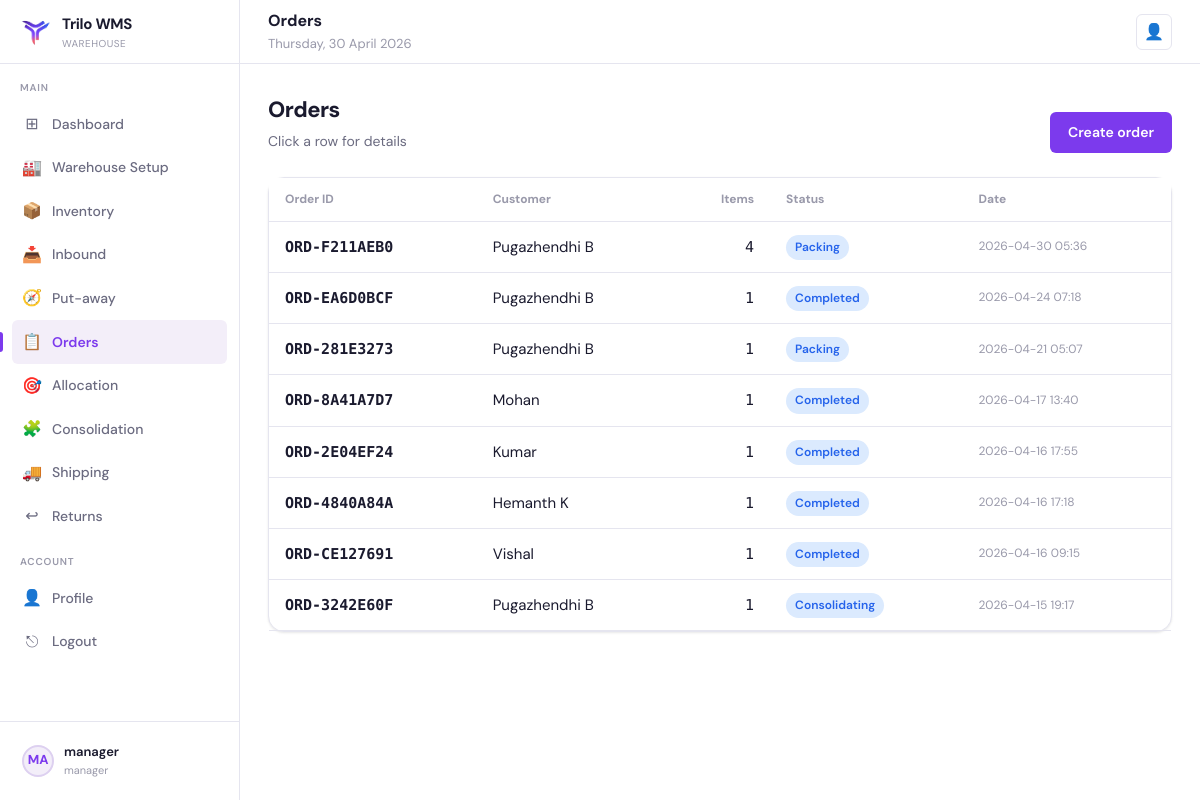
The page /orders/ (signed in) on the database its author committed.
### core/models.py (models this page shows, shortened)
class User(AbstractUser):
    class Role(models.TextChoices):
        ADMIN = "admin", "Admin"
        MANAGER = "manager", "Manager"
        PICKER = "picker", "Picker"
        PUTAWAY = "putaway", "Putaway"
        PACKER = "packer", "Packer"
    role = models.CharField(max_length=20, choices=Role.choices, default=Role.PICKER)
    employee_id = models.CharField(max_length=32, unique=True)
    warehouse = models.CharField(max_length=120, blank=True, null=True)
    assigned_warehouse = models.ForeignKey(
        "Warehouse",
        on_delete=models.SET_NULL,
        null=True,
        blank=True,
        related_name="workers",
    )

class Order(models.Model):
    class Status(models.TextChoices):
        PENDING = "pending", "Pending"
        ALLOCATED = "allocated", "Allocated"
        PICKING = "picking", "Picking"
        CONSOLIDATING = "consolidating", "Consolidating"
        PACKING = "packing", "Packing"
        SHIPPED = "shipped", "Shipped"
        COMPLETED = "completed", "Completed"
        CANCELLED = "cancelled", "Cancelled"
    class AllocationStatus(models.TextChoices):
        NOT_ALLOCATED = "not_allocated", "Not Allocated"
        PARTIALLY_ALLOCATED = "partially_allocated", "Partially Allocated"
        FULLY_ALLOCATED = "fully_allocated", "Fully Allocated"
    order_id = models.CharField(max_length=40, unique=True, db_index=True)
    customer_name = models.CharField(max_length=200)
    customer_phone = models.CharField(max_length=40, blank=True, default="")
    delivery_address = models.TextField(blank=True, default="")
    status = models.CharField(max_length=20, choices=Status.choices, default=Status.PENDING)
    allocation_status = models.CharField(
        max_length=30, choices=AllocationStatus.choices, default=AllocationStatus.NOT_ALLOCATED
    )
    on_hold = models.BooleanField(default=False)
    created_at = models.DateTimeField(auto_now_add=True)

### core/views.py (the view)
# urls.py: path("orders/", views.orders_list, name="orders_list"),
@login_required
@role_required("admin", "manager")
def orders_list(request):
    orders = Order.objects.annotate(items_count=Count("items")).order_by("-created_at")[:200]
    return render(request, "orders/orders_list.html", {"orders": orders, "today_str": now_date_str()})

### core/utils.py (called while the page is built)
def now_date_str() -> str:
    return timezone.localdate().strftime("%A, %d %B %Y")

### core/templates/orders/orders_list.html (shortened to what this page needs)
{% extends "base.html" %}
{% block header_title %}Orders{% endblock %}
{% block content %}
  <div class="page-header" style="display:flex;justify-content:space-between;align-items:flex-end;gap:12px">
    <div>
      <div class="page-title">Orders</div>
      <div class="page-subtitle">Click a row for details</div>
    </div>
    <a class="btn btn-primary" href="/orders/create/">Create order</a>
  </div>
  <div class="card">
    <div class="card-body" style="padding:0">
      <table style="width:100%; border-collapse:collapse">
        <thead>
          <tr style="background:var(--bg); border-bottom:1px solid var(--border)">
            <th style="text-align:left; padding:12px 16px; font-size:12px; color:var(--text-muted)">Order ID</th>
            <th style="text-align:left; padding:12px 16px; font-size:12px; color:var(--text-muted)">Customer</th>
            <th style="text-align:right; padding:12px 16px; font-size:12px; color:var(--text-muted)">Items</th>
            <th style="text-align:left; padding:12px 16px; font-size:12px; color:var(--text-muted)">Status</th>
            <th style="text-align:left; padding:12px 16px; font-size:12px; color:var(--text-muted)">Date</th>
          </tr>
        </thead>
        <tbody>
          {% for o in orders %}
            <tr style="border-bottom:1px solid var(--border); cursor:pointer" onclick="window.location='/orders/{{ o.id }}/'">
              <td style="padding:12px 16px; font-family:var(--mono); font-weight:700">{{ o.order_id }}</td>
              <td style="padding:12px 16px">{{ o.customer_name }}</td>
              <td style="padding:12px 16px; text-align:right; font-family:var(--mono)">{{ o.items_count }}</td>
              <td style="padding:12px 16px"><span class="badge badge-info">{{ o.get_status_display }}</span></td>
              <td style="padding:12px 16px" class="muted">{{ o.created_at|date:"Y-m-d H:i" }}</td>
            </tr>
          {% empty %}
            <tr><td colspan="5" style="padding:16px" class="muted">No orders yet.</td></tr>
          {% endfor %}
        </tbody>
      </table>
    </div>
  </div>
{% endblock %}

### core/templates/base.html (shortened to what this page needs)
{% load static %}
<!DOCTYPE html>
<html lang="en">
<head>
  <link rel="stylesheet" href="{% static 'css/base.css' %}"/>
</head>
<body class="{% block body_class %}{% endblock %}">
  {% block layout %}
  <div class="layout">
    <aside class="sidebar">
      <div class="sidebar-logo">
        <div class="logo-icon"><img src="{% static 'images/TriloLogo.png' %}" alt="Trilo WMS" width="32" height="32" /></div>
        <div>
          <div class="logo-text">Trilo WMS</div>
          <div class="logo-sub">Warehouse</div>
        </div>
      </div>
      <nav class="sidebar-nav">
        <div class="nav-section-label">Main</div>
        <a class="nav-item {% if request.path == '/dashboard/' %}active{% endif %}" href="/dashboard/">
          <span class="nav-icon">⊞</span> Dashboard
        </a>
        {% if request.user.role == 'manager' %}
          <a class="nav-item {% if request.path|slice:":11" == '/warehouse/' %}active{% endif %}" href="/warehouse/">
            <span class="nav-icon">🏭</span> Warehouse Setup
          </a>
          <a class="nav-item {% if request.path|slice:":11" == '/inventory/' %}active{% endif %}" href="/inventory/">
            <span class="nav-icon">📦</span> Inventory
          </a>
          <a class="nav-item {% if request.path|slice:":9" == '/inbound/' %}active{% endif %}" href="/inbound/">
            <span class="nav-icon">📥</span> Inbound
          </a>
          <a class="nav-item {% if request.path|slice:":18" == '/inbound/putaway/' %}active{% endif %}" href="/inbound/putaway/tasks/">
            <span class="nav-icon">🧭</span> Put-away
          </a>
          <a class="nav-item {% if request.path|slice:":8" == '/orders/' %}active{% endif %}" href="/orders/">
            <span class="nav-icon">📋</span> Orders
          </a>
          <a class="nav-item {% if request.path|slice:":12" == '/allocation/' %}active{% endif %}" href="/allocation/">
            <span class="nav-icon">🎯</span> Allocation
          </a>
          <a class="nav-item {% if request.path|slice:":15" == '/consolidation/' %}active{% endif %}" href="/consolidation/">
            <span class="nav-icon">🧩</span> Consolidation
          </a>
          <a class="nav-item {% if request.path|slice:":10" == '/shipping/' %}active{% endif %}" href="/shipping/">
            <span class="nav-icon">🚚</span> Shipping
          </a>
          <a class="nav-item {% if request.path|slice:":9" == '/returns/' %}active{% endif %}" href="/returns/">
            <span class="nav-icon">↩</span> Returns
          </a>
        {% endif %}
        <div class="nav-section-label">Account</div>
        <a class="nav-item {% if request.path == '/profile/' %}active{% endif %}" href="/profile/">
          <span class="nav-icon">👤</span> Profile
        </a>
        <a class="nav-item" href="/logout/"><span class="nav-icon">⎋</span> Logout</a>
      </nav>
      <div class="sidebar-footer">
        <a class="sidebar-user" href="/profile/">
          <div class="user-avatar">{{ request.user.get_full_name|default:request.user.username|slice:":2"|upper }}</div>
          <div class="user-info">
            <div class="user-name">{{ request.user.get_full_name|default:request.user.username }}</div>
            <div class="user-role">{{ request.user.role|default:"" }}</div>
          </div>
        </a>
      </div>
    </aside>
    <header class="header">
      <div style="flex:1">
        <div class="header-title">{% block header_title %}Dashboard{% endblock %}</div>
        <div class="header-breadcrumb">{% block header_subtitle %}{{ today_str }}{% endblock %}</div>
      </div>
      <div class="header-actions">
        <a class="header-btn" href="/profile/" title="Profile">👤</a>
      </div>
    </header>
    <main class="main">
      {% block content %}{% endblock %}
    </main>
  </div>
  {% endblock %}
</body>
</html>

### rows shown on the page
User: user.get_full_name "MA", user.get_full_name "manager", user.role "manager"
Order: order_id "ORD-F211AEB0", customer_name "Pugazhendhi B", items_count "4", status "Packing", created_at "2026-04-30 05:36"
Order: order_id "ORD-EA6D0BCF", customer_name "Pugazhendhi B", items_count "1", status "Completed", created_at "2026-04-24 07:18"
Order: order_id "ORD-281E3273", customer_name "Pugazhendhi B", items_count "1", status "Packing", created_at "2026-04-21 05:07"
Order: order_id "ORD-8A41A7D7", customer_name "Mohan", items_count "1", status "Completed", created_at "2026-04-17 13:40"
Order: order_id "ORD-2E04EF24", customer_name "Kumar", items_count "1", status "Completed", created_at "2026-04-16 17:55"
Order: order_id "ORD-4840A84A", customer_name "Hemanth K", items_count "1", status "Completed", created_at "2026-04-16 17:18"
Order: order_id "ORD-CE127691", customer_name "Vishal", items_count "1", status "Completed", created_at "2026-04-16 09:15"
Order: order_id "ORD-3242E60F", customer_name "Pugazhendhi B", items_count "1", status "Consolidating", created_at "2026-04-15 19:17"

### other values the page prints
{{ today_str }} "Thursday, 30 April 2026"
